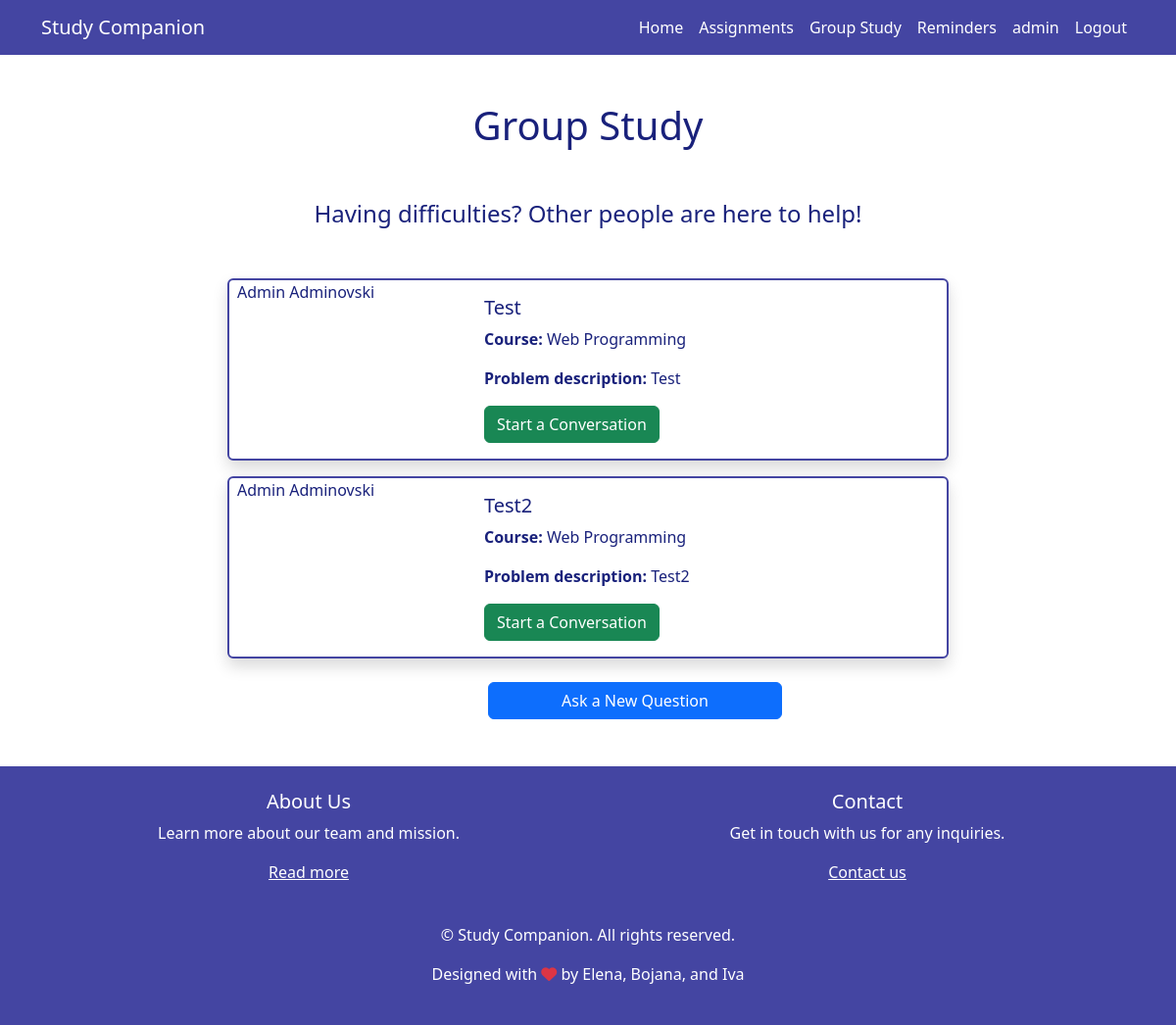
The page /group_study/ (signed in) on the database its author committed.
### app/models.py (models this page shows, shortened)
class CustomUser(AbstractUser):
    name = models.CharField(max_length=100)
    surname = models.CharField(max_length=100)
    objects = CustomUserManager()
    def __str__(self):
        return f"{self.name} {self.surname}"

class Question(models.Model):
    user = models.ForeignKey(CustomUser, on_delete=models.CASCADE)
    title = models.CharField(max_length=200)
    course = models.ForeignKey(Course, on_delete=models.CASCADE)
    description = models.TextField()

class Course(models.Model):
    name = models.CharField(max_length=100)
    def __str__(self):
        return f"{self.name}"

### app/views.py (the view)
# urls.py: path('group_study/', views.group_study, name='group_study'),
def group_study(request):
    questions = Question.objects.all()
    return render(request, 'group_study.html', {'questions': questions})

### templates/group_study.html
{% extends "base.html" %}
{% block content %}
    {% if user.is_authenticated %}
        <div class="container my-5">
            <div class="text-center my-5">
                <h1 class="primary-text"> Group Study </h1>
            </div>
            <div class="text-center my-5" style="font-size: x-large;">
                <span class="primary-text"> Having difficulties? Other people are here to help! </span>
            </div>
            <div class="row justify-content-center">
                {% for question in questions %}
                    <div class="col-md-8">
                        <div class="card mb-3 navcolor-border shadow">
                            <div class="row g-0">
                                <div class="col-md-4">
                                    <p class="card-text primary-text ml-2">{{ question.user }} </p>
                                </div>
                                <div class="col-md-8">
                                    <div class="card-body">
                                        <h5 class="card-title primary-text">{{ question.title }}</h5>
                                        <p class="card-text primary-text"><strong>Course:</strong> {{ question.course }}
                                        </p>
                                        <p class="card-text primary-text"><strong>Problem
                                            description:</strong> {{ question.description }}</p>
                                        <a href="{% url 'ask_question' %}" class="btn btn-success">Start a
                                            Conversation</a>
                                    </div>
                                </div>
                            </div>
                        </div>
                    </div>
                {% endfor %}
            </div>
            <div class="row text-center mx-auto" style="max-width: 300px">
                <a href="{% url 'ask_question' %}" class="btn btn-primary mx-5 px-4 mt-2">Ask a New Question</a>
            </div>
        </div>
    {% else %}
        {% include "unauthenticated_message.html" %}
    {% endif %}
{% endblock %}

### templates/base.html (shortened to what this page needs)
<!DOCTYPE html>
<html>
<head>
    <link rel="stylesheet" href="https://stackpath.bootstrapcdn.com/bootstrap/4.5.2/css/bootstrap.min.css">
    <link rel="stylesheet" href="https://cdnjs.cloudflare.com/ajax/libs/font-awesome/6.0.0-beta3/css/all.min.css">
    <link rel="stylesheet" href="https://cdn.jsdelivr.net/npm/bootstrap@5.3.0-alpha1/dist/css/bootstrap.min.css">
    <link rel="stylesheet" href="https://cdn.jsdelivr.net/npm/flatpickr@4.6.9/dist/flatpickr.min.css">
</head>
</head>
<body>
<nav class="navbar navbar-expand-lg navcolor text-white">
    <div class="container">
        <a class="navbar-brand text-white" href="/">Study Companion</a>
        <div class="collapse navbar-collapse" id="navbarNav">
            <ul class="navbar-nav ml-auto">
                <li class="nav-item">
                    <a class="nav-link" href="/">Home</a>
                </li>
                {% if user.is_authenticated %}
                    <li class="nav-item">
                        <a class="nav-link" href="/assignments/">Assignments</a>
                    </li>
                    <li class="nav-item">
                        <a class="nav-link" href="/group_study/">Group Study</a>
                    </li>
                    <li class="nav-item">
                        <a class="nav-link" href="/reminders/">Reminders</a>
                    </li>
                    <li class="nav-item">
                        <a class="nav-link" href="/admin/">{{ user.username }}</a>
                    </li>
                    <li class="nav-item">
                        <a class="nav-link" href="/logout/">Logout</a>
                    </li>
                {% endif %}
            </ul>
        </div>
    </div>
</nav>
<div class="mt-4">
    {% block content %}
    {% endblock %}
</div>
<footer class="navcolor text-white py-4 mt-5">
    {% if user.is_authenticated  %}
    <div class="container text-center">
        <div class="row d-flex justify-content-center">
            <div class="col-md-6">
                <h5>About Us</h5>
                <p>Learn more about our team and mission.</p>
                <ul class="list-unstyled">
                    <li>
                        <a href="/about/" class="text-white">Read more</a>
                    </li>
                </ul>
            </div>
            <div class="col-md-6">
                <h5>Contact</h5>
                <p>Get in touch with us for any inquiries.</p>
                <ul class="list-unstyled">
                    <li>
                        <a href="/contact/" class="text-white">Contact us</a>
                    </li>
                </ul>
            </div>
        </div>
    </div>
    <div class="container mt-4 text-center">
        <p>&copy; {{ year }} Study Companion. All rights reserved.</p>
        <p>Designed with <i class="fas fa-heart text-danger"></i> by Elena, Bojana, and Iva</p>
    </div>
    {% else %}
        <div class="container mt-4 text-center">
            <p>&copy; {{ year }} Study Companion. All rights reserved.</p>
            <p>Designed with <i class="fas fa-heart text-danger"></i> by Elena, Bojana, and Iva</p>
        </div>
    {% endif %}
</footer>
</body>
</html>

### templates/base.html (style rules this page uses)
.navcolor { background-color: #4445a2; }
.navbar .nav-link { color: white; }
.navcolor-border { border: 2px solid #4445a2; }
.primary-text { color: #19217BFF; }

### rows shown on the page
CustomUser: username "admin"
Question: user "Admin Adminovski", title "Test", course "Web Programming", description "Test"
Question: user "Admin Adminovski", title "Test2", course "Web Programming", description "Test2"
